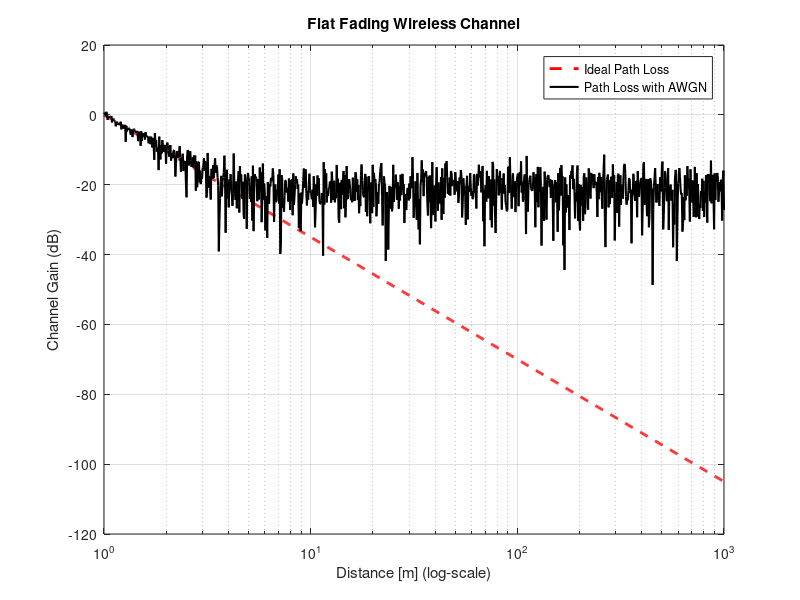

Source code (MATLAB):
%% Path Loss + AWGN Simulation
% Author: Mitchell Kiner
% Date Created: 5/16/25
% Date Updated: 5/19/25
% Revision Number: v18
% This code simulates a wireless channel with Path loss and AWGN

clear; 
clc; 
close all;

%% PARAMETERS
d = logspace(0, 3, 1000);         % Distance from 1m to 1000m
d0 = 1;                           % Reference distance
alpha = 3.5;                      % Path loss exponent
tx_power_db = 0;                  % Transmit power in dB
awgn_var = 0.01;                  % Noise power
N = length(d);

% Preallocate
rx_power = zeros(1, N);

%% Path Loss + AWGN Loop
for i = 1:N
    % Path loss (in linear scale)
    pl_db = -10 * alpha * log10(d(i) / d0);
    pl_lin = 10^((tx_power_db + pl_db) / 10);  % Received signal power

    % AWGN (complex)
    noise = sqrt(awgn_var/2) * (randn + 1j*randn);

    % Total received signal
    y = sqrt(pl_lin) + noise;

    % Measured power
    rx_power(i) = abs(y)^2;
end

% Convert to dB
rx_power_db = 10 * log10(rx_power);

%% Plot
figure;
semilogx(d, 10 * log10(10.^((tx_power_db - 10 * alpha * log10(d / d0)) / 10)), 'r--', 'LineWidth', 2); 
hold on;
semilogx(d, rx_power_db, 'k-', 'LineWidth', 1.5);
xlabel('Distance [m] (log-scale)');
ylabel('Channel Gain (dB)');
title('Flat Fading Wireless Channel');
legend('Ideal Path Loss', 'Path Loss with AWGN');
grid on;